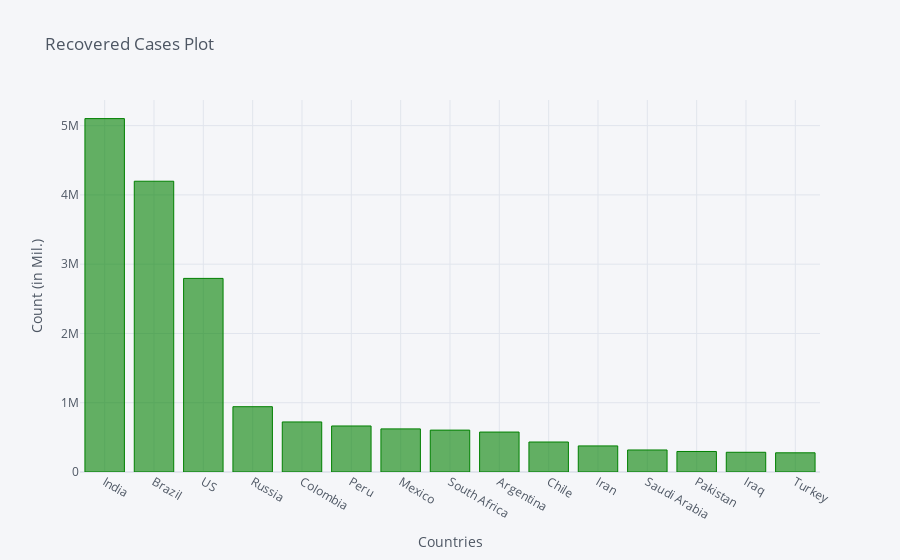

Notebook source saved alongside this figure:
### Code cell
recovered_df2_plot.iplot(kind='bar', x='Country/Region', y='9/28/20',color='green',
                         title='Recovered Cases Plot',xTitle='Countries',yTitle='Count (in Mil.)')

### Figure 1 — Plotly figure (JSON) as saved in the notebook; plotly's stock layout.template omitted (floating-point values rounded to 4 significant figures)
{"data": [{"marker": {"color": "rgba(0, 128, 0, 0.6)", "line": {"color": "rgba(0, 128, 0, 1.0)", "width": 1}}, "name": "9/28/20", "orientation": "v", "text": "", "type": "bar", "x": ["India", "Brazil", "US", "Russia", "Colombia", "Peru", "Mexico", "South Africa", "Argentina", "Chile", "Iran", "Saudi Arabia", "Pakistan", "Iraq", "Turkey"], "y": [5101397, 4197372, 2794608, 942619, 722536, 664490, 622398, 604478, 576715, 433016, 376531, 317846, 296340, 284784, 277052]}], "layout": {"legend": {"bgcolor": "#F5F6F9", "font": {"color": "#4D5663"}}, "paper_bgcolor": "#F5F6F9", "plot_bgcolor": "#F5F6F9", "title": {"font": {"color": "#4D5663"}, "text": "Recovered Cases Plot"}, "xaxis": {"gridcolor": "#E1E5ED", "showgrid": true, "tickfont": {"color": "#4D5663"}, "title": {"font": {"color": "#4D5663"}, "text": "Countries"}, "zerolinecolor": "#E1E5ED"}, "yaxis": {"gridcolor": "#E1E5ED", "showgrid": true, "tickfont": {"color": "#4D5663"}, "title": {"font": {"color": "#4D5663"}, "text": "Count (in Mil.)"}, "zerolinecolor": "#E1E5ED"}}}
